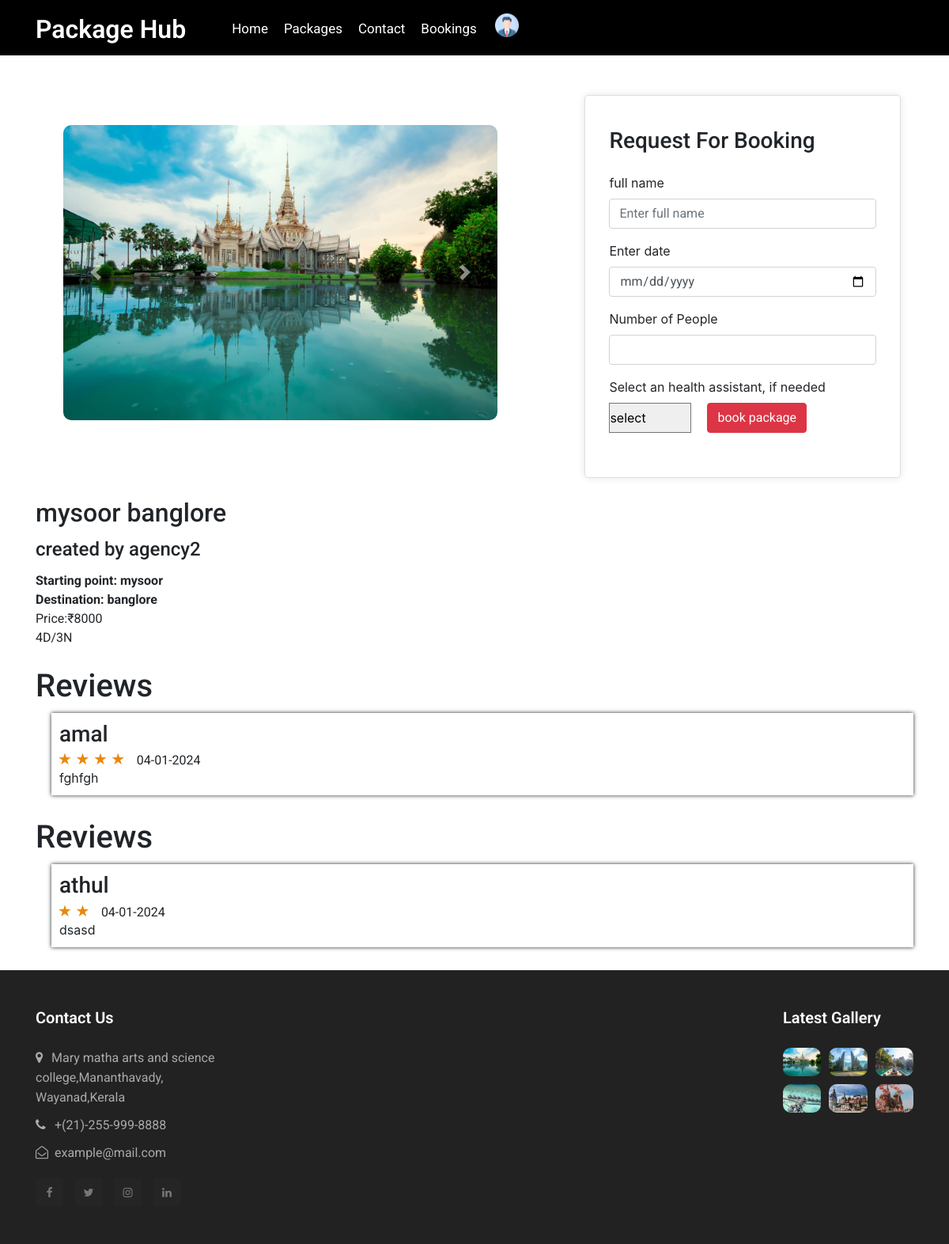
/packageDetails/2 (signed in), run on the app's committed database.
### app/models.py (models this page shows, shortened)
class Package(models.Model):
    user_id = models.ForeignKey(CustomUser, on_delete=models.CASCADE)
    package_name = models.CharField(max_length=100)
    img1 = models.FileField(upload_to='package')
    img2 = models.FileField(upload_to='package')
    img3 = models.FileField(upload_to='package')
    price = models.IntegerField()
    no_of_days = models.IntegerField()
    no_of_night = models.IntegerField()
    source = models.CharField(max_length=50)
    destination = models.CharField(max_length=50)
    description = models.CharField(max_length=200)

class CustomUser(AbstractUser):
    register_status = (
        ('approve', 'approve'),
        ('pending', 'pending'),
        ('reject', 'reject'),
    )
    phone_number = models.CharField(max_length=10)
    user_type = models.CharField(max_length=100)
    status = models.CharField(choices=register_status, default='pending', max_length=50)

class Booking(models.Model):
    booking_status = (
        ('booked', 'booked'),
        ('pending', 'pending'),
        ('reject', 'reject'),
    )
    user_id = models.ForeignKey(CustomUser, on_delete=models.CASCADE)
    package_id = models.ForeignKey(Package, on_delete=models.CASCADE)
    name = models.CharField(max_length=50)
    no_of_people = models.IntegerField()
    booking_date = models.DateField()
    date = models.DateTimeField(auto_now_add=True)
    HealthAssistant_id = models.ForeignKey(HealthAssistant, on_delete=models.CASCADE,null=True)
    status = models.CharField(choices=booking_status, default='pending', max_length=50)
    total_amount = models.IntegerField()
    rating = models.IntegerField(null=True, blank=True)
    review = models.CharField(max_length=200, null=True, blank=True)

### app/views.py (the view)
# urls.py: path('packageDetails/<int:id>', views.packageDetails, name="packageDetails"),
@cache_control(no_cache=True, must_revalidate=True, no_store=True)
@login_required(login_url=Login)
def packageDetails(request,id):
    User = CustomUser.objects.get(id=request.user.id)
    package = Package.objects.get(id=id)
    health_assistant = HealthAssistant.objects.filter(user_id=package.user_id)
    booking_data = Booking.objects.filter(package_id=id)
    if request.method == 'POST':
        name = request.POST['name']
        date = request.POST['date']
        no_of_people = int(request.POST['no_of_people'])
        health_assistant_id = request.POST['health_assistant']
        booking_date = datetime.strptime(date, '%Y-%m-%d').date()
        if health_assistant_id:
            health_assistant = HealthAssistant.objects.get(id=health_assistant_id)
        else:
            health_assistant = None
        total_amount = package.price * no_of_people
        booking = Booking.objects.create(
                                         user_id=User,
                                         package_id=package,
                                         name=name,
                                         booking_date=booking_date,
                                         no_of_people=no_of_people,
                                         HealthAssistant_id=health_assistant,
                                         total_amount=total_amount
                                         )
        booking.save()
        return redirect(userviewbookings)
    else:
        context = {
            'package':package,
            'health_assistant':health_assistant,
            'booking_data':booking_data,
            'User':User
        }
        return render(request, 'User/PackageDetails.html', context)

### template/User/PackageDetails.html (shortened to what this page needs)
{% extends 'User/UserHome.html' %}
{% block content %}
<div class="flex flex-wrap justify-content-center" style="margin-top: 85px;">
  <div id="carouselExampleControls" class="carousel slide width" data-ride="carousel" data-interval="false">
    <div class="carousel-inner">
      <div class="carousel-item active ">
      <img class="d-block w-100" src="{{ package.img1.url }}" alt="First slide">
    </div>
  </div>
  <a class="carousel-control-prev" href="#carouselExampleControls" role="button" data-slide="prev">
    <span class="carousel-control-prev-icon" aria-hidden="true"></span>
  </a>
  <a class="carousel-control-next" href="#carouselExampleControls" role="button" data-slide="next">
    <span class="carousel-control-next-icon" aria-hidden="true"></span>
  </a>
</div>
<div class="card">
  <h3>Request For Booking</h3><br>
  <form action="{% url 'packageDetails' id=package.id %}" method="post" class="forms-sample">
    <div class="form-group">
      <label for="name">full name</label>
      <input type="text" name="name" class="form-control" id="name" placeholder="Enter full name" required>
    </div>
    <div class="form-group">
      <label for="st-date">Enter date</label>
      <input type="date" name="date" class="form-control" id="st-date" oninput="validateDate()" required>
    </div>
    <div class="form-group">
      <label for="no-people">Number of People</label>
      <input type="number" name="no_of_people" class="form-control" id="no-people" required>
    </div>
    <div class="form-group">
      <label for="health-ass">Select an health assistant, if needed</label><br>
      <div class="d-flex flex-wrap" style="gap: 20px;">
      <select name="health_assistant" id="">
        <option value="">select</option>
      </select>
      <button type="submit" class="btn btn-danger">book package</button>
    </div>
  </div>
  </form>
</div>
</div>
<div class="container details">
  <h2>{{ package.package_name }}</h2>
  <h4>created by {{ package.user_id.username }}</h4>
    <ul>
      <li><b>Starting point: {{ package.source }}</b></li>
      <li><b>Destination: {{ package.destination }}</b></li>
      <li>Price:₹{{ package.price }}</li>
      <li>{{ package.no_of_days }}D/{{ package.no_of_night }}N</li>
    </ul>
  </div>
  {%for reviews in booking_data %}
  {% if reviews.rating %}
  <section id="testimonials">
    <div class="container">
      <div class="testimonial-heading">
        <h1>Reviews</h1>
      </div>
      <div class="" style="margin-bottom: 5px;margin-top: 10px;">
      <div class="testimonial-box-container " style="padding-left: 20px;">
        <div class="testimonial-box" style="border:none;box-shadow: 0px 0px 5px 0px;padding: 10px;height: fit-content">
            <div class="box-top">
                <div class="profile">
                    <div class="name-user" style="justify-content: space-between;">
                        <h3>{{ reviews.user_id.username }}</h3>
                    </div>
                </div>
                <div class="rate">
                  {% for star_value in "★★★★★"|slice:reviews.rating %}
                  <span class="star"style="color: rgb(233, 136, 10);font-size: 20px;">&#9733;</span>
                  {% endfor %}
                  <span style="margin-left: 10px;">{{ reviews.date|date:"d-m-Y" }}</span>
                  </div><br>
                  <div>
                    {{ reviews.review }}
                  </div>
                </div>
            </div>
        </div>
        <br>
      </div>
    </div>
  </section>
  {% endif %}
  {% endfor %}
{% endblock %}

### template/User/PackageDetails.html (style rules this page uses)
.rate { margin-left: -22px; padding-left: 20px; height: 3px; }
.card { width: 400px; margin: 0px auto; padding: 40px 30px; background-color: #fff; border-radius: 5px; box-shadow: 0 0 10px rgba(0, 0, 0, 0.1); margin-top: 35px; }
.width { width: 49%; }
.flex { display: flex; gap: 50px; align-items: center; margin-top: 20px; padding-left: 80px; }

### data on the page
Package: img1 (picture), package_name "mysoor banglore", user_id.username "agency2", source "mysoor", destination "banglore", price "8000", no_of_days "4", no_of_night "3"
Booking: user_id.username "amal", rating 4 (drawn), date "04-01-2024", review "fghfgh"
Booking: user_id.username "athul", rating 2 (drawn), date "04-01-2024", review "dsasd"
